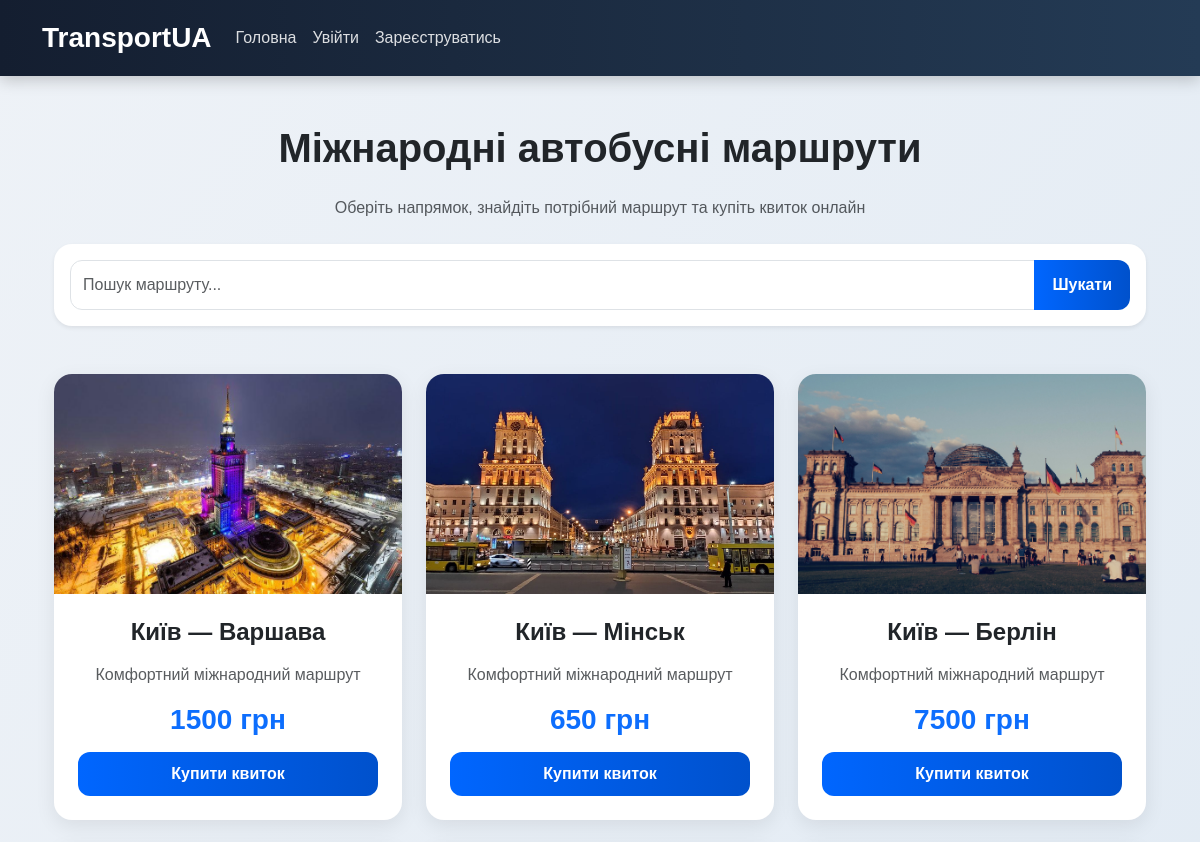
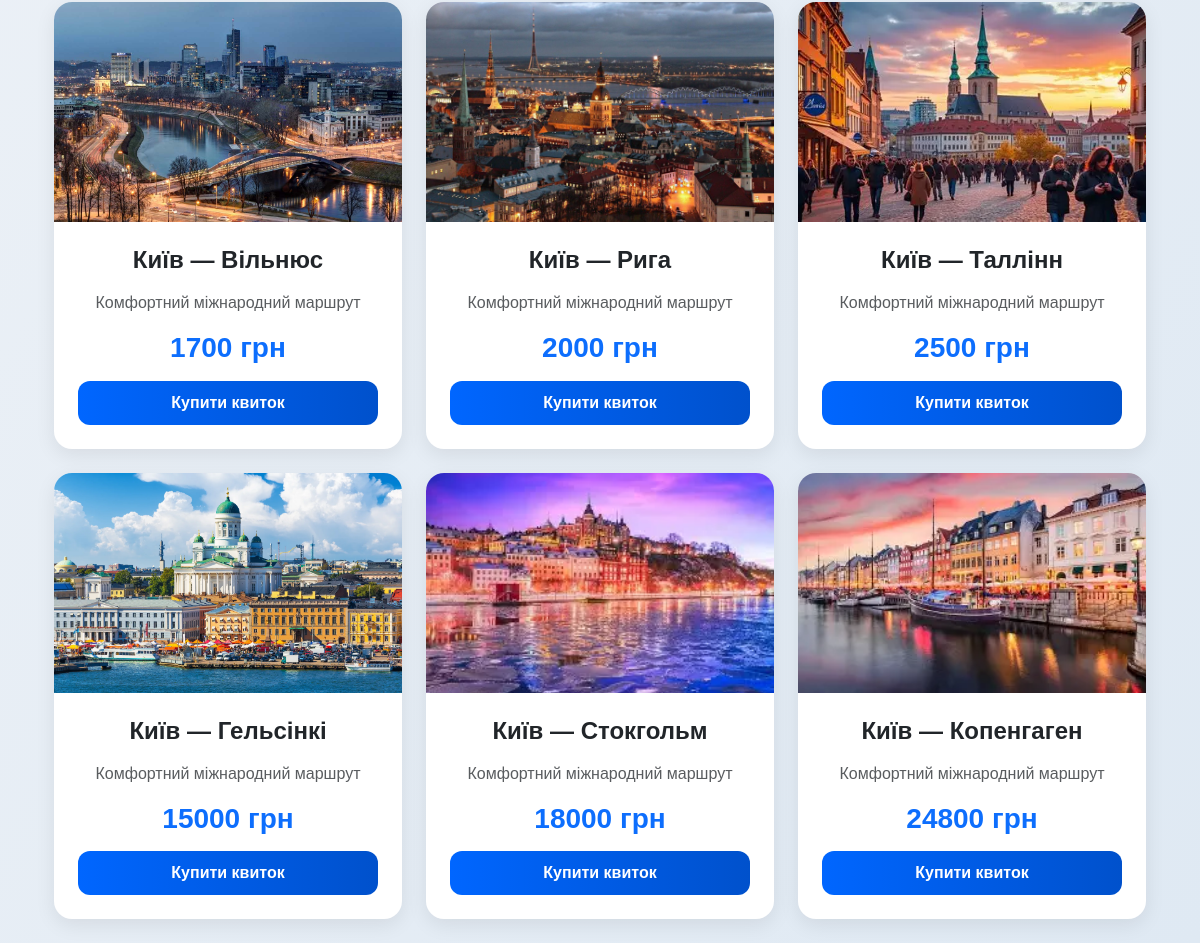
Screenshot of /blog/ with the database file from the repository (2 pictures, top to bottom).
### blog/models.py (models this page shows, shortened)
class Route(models.Model):
    from_city = models.CharField(max_length=100)
    to_city = models.CharField(max_length=100)
    price = models.IntegerField()
    image = models.CharField(max_length=100)

### blog/views.py (the view)
# urls.py: path('', views.home, name='page_one'),
def home(request):
    search = request.GET.get("search", "")
    routes = Route.objects.all()
    if search:
        routes = routes.filter(to_city__icontains=search)
    return render(request, "blog/index.html", {
        "routes": routes,
        "search": search
    })

### blog/templates/blog/index.html
{% extends 'blog/base.html' %}
{% load static %}
{% block content %}
<div class="container mt-4">
    <h1 class="text-center mb-4">
        Міжнародні автобусні маршрути
    </h1>
    <p class="text-center text-muted mb-4">
        Оберіть напрямок, знайдіть потрібний маршрут та купіть квиток онлайн
    </p>
    <div class="card shadow-sm p-3 mb-5">
        <form method="get">
            <div class="input-group">
                <input type="text"
                       name="search"
                       class="form-control"
                       placeholder="Пошук маршруту..."
                       value="{{ search }}">
                <button class="btn btn-primary" type="submit">
                    Шукати
                </button>
            </div>
        </form>
    </div>
    <div class="row">
        {% for route in routes %}
        <div class="col-12 col-md-6 col-lg-4 mb-4">
            <div class="card h-100">
                <img src="{% static 'blog/images/' %}{{ route.image }}"
                     class="card-img-top"
                     alt="{{ route.to_city }}"
                     style="height: 220px; object-fit: cover;">
                <div class="card-body d-flex flex-column text-center">
                    <h4 class="mb-3">
                        {{ route.from_city }} — {{ route.to_city }}
                    </h4>
                    <p class="text-muted">
                        Комфортний міжнародний маршрут
                    </p>
                    <h3 class="text-primary mb-3">
                        {{ route.price }} грн
                    </h3>
                    <div class="mt-auto">
                        <a href="/blog/buy/{{ route.id }}/"
                           class="btn btn-primary w-100">
                            Купити квиток
                        </a>
                    </div>
                </div>
            </div>
        </div>
        {% empty %}
        <div class="alert alert-warning text-center">
            Маршрутів не знайдено.
        </div>
        {% endfor %}
    </div>
</div>
{% endblock %}

### blog/templates/blog/base.html (style rules this page uses)
body { background: linear-gradient(to bottom right, #eef2f7, #dfe9f3); font-family: Arial, sans-serif; min-height: 100vh; }
.card { border: none; border-radius: 18px; overflow: hidden; transition: 0.3s; box-shadow: 0 6px 20px rgba(0,0,0,0.08); }
.card-body { padding: 24px; }
.btn { border-radius: 12px; font-weight: 600; padding: 10px 18px; }
.btn-primary { background: linear-gradient(90deg, #0066ff, #0051cc); border: none; }
.form-control { border-radius: 12px; padding: 12px; }
h1, h2, h3, h4 { font-weight: bold; }
.container { animation: fadeIn 0.4s ease; }

### rows the page displays
Route: image (picture), from_city "Київ", to_city "Варшава", price "1500"
Route: image (picture), from_city "Київ", to_city "Мінськ", price "650"
Route: image (picture), from_city "Київ", to_city "Берлін", price "7500"
Route: image (picture), from_city "Київ", to_city "Вільнюс", price "1700"
Route: image (picture), from_city "Київ", to_city "Рига", price "2000"
Route: image (picture), from_city "Київ", to_city "Таллінн", price "2500"
Route: image (picture), from_city "Київ", to_city "Гельсінкі", price "15000"
Route: image (picture), from_city "Київ", to_city "Стокгольм", price "18000"
Route: image (picture), from_city "Київ", to_city "Копенгаген", price "24800"
